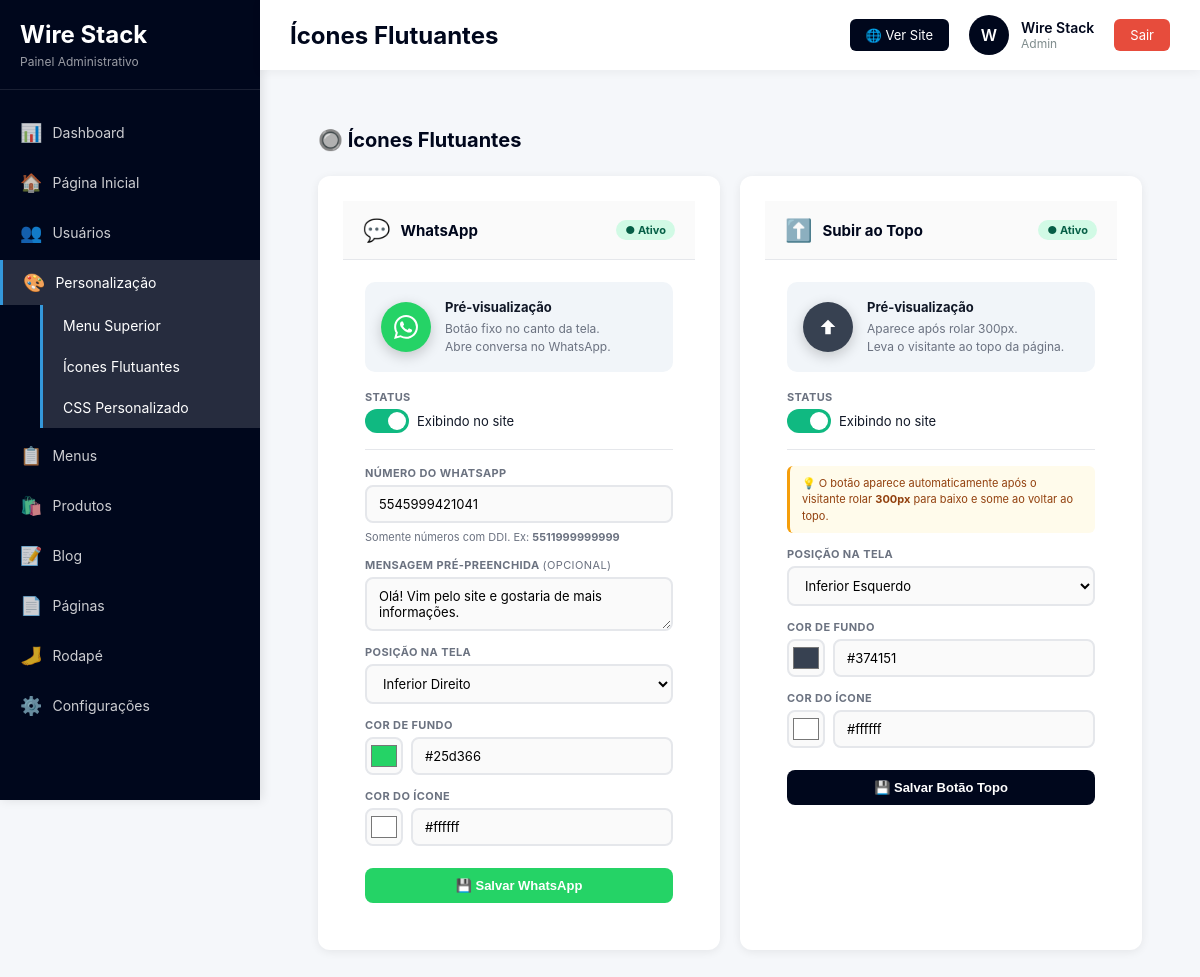
Screenshot of /admin/personalizacao/icones_flutuantes/index.php (signed in) with the database file from the repository.
### tables this page shows
CREATE TABLE IF NOT EXISTS `icones_flutuantes` (
  `id` int UNSIGNED NOT NULL AUTO_INCREMENT,
  `tipo` enum('whatsapp','topo') NOT NULL COMMENT 'Tipo fixo do ícone',
  `ativo` tinyint(1) NOT NULL DEFAULT '0' COMMENT '1 = exibe no site',
  `numero` varchar(30) DEFAULT NULL COMMENT 'Somente WhatsApp: número com DDI ex: 5511999999999',
  `mensagem` varchar(255) DEFAULT NULL COMMENT 'Somente WhatsApp: mensagem pré-preenchida (opcional)',
  `cor_fundo` varchar(7) NOT NULL DEFAULT '#25d366',
  `cor_icone` varchar(7) NOT NULL DEFAULT '#ffffff',
  `posicao` enum('bottom-right','bottom-left') NOT NULL DEFAULT 'bottom-right',
  `updated_at` timestamp NOT NULL DEFAULT CURRENT_TIMESTAMP ON UPDATE CURRENT_TIMESTAMP,
  PRIMARY KEY (`id`),
  UNIQUE KEY `uq_tipo` (`tipo`)
);

### admin/personalizacao/icones_flutuantes/index.php (the view, shortened to what this page needs)
<?php
$db    = getDB();
$db->exec("INSERT IGNORE INTO icones_flutuantes (tipo, ativo, numero, mensagem, cor_fundo, cor_icone, posicao)
           VALUES ('whatsapp', 0, '', 'Olá! Vim pelo site e gostaria de mais informações.', '#25d366', '#ffffff', 'bottom-right')");
$db->exec("INSERT IGNORE INTO icones_flutuantes (tipo, ativo, cor_fundo, cor_icone, posicao)
           VALUES ('topo', 0, '#374151', '#ffffff', 'bottom-right')");
$wa  = $db->query("SELECT * FROM icones_flutuantes WHERE tipo = 'whatsapp' LIMIT 1")->fetch();
$top = $db->query("SELECT * FROM icones_flutuantes WHERE tipo = 'topo'     LIMIT 1")->fetch();
include __DIR__ . '/../../includes/header.php';
include __DIR__ . '/../../includes/sidebar.php';
function hce($s){ return htmlspecialchars($s, ENT_QUOTES, 'UTF-8'); }
?>
<main class="content">
<div class="wrap">
    <div class="pg-header">
        <h2>🔘 Ícones Flutuantes</h2>
    </div>
    <div class="cards-row">
        <div class="card">
            <div class="card-hd">
                <div class="card-hd-left">
                    <span style="font-size:22px">💬</span>
                    <h3>WhatsApp</h3>
                </div>
                <span class="badge-status <?= $wa['ativo'] ? 'badge-on' : 'badge-off' ?>" id="badgeWa">
                    <?= $wa['ativo'] ? '● Ativo' : '○ Inativo' ?>
                </span>
            </div>
            <div class="card-body">
                <div class="preview-area">
                    <div class="preview-ball" id="waBall"
                         style="background:<?= hce($wa['cor_fundo']) ?>">
                        <svg xmlns="http://www.w3.org/2000/svg" viewBox="0 0 24 24"
                             id="waSvg"
                             style="width:24px;height:24px;fill:<?= hce($wa['cor_icone']) ?>">
                            <path d="M17.472 14.382c-.297-.149-1.758-.867-2.03-.967-.273-.099-.471-.148-.67.15-.197.297-.767.966-.94 1.164-.173.199-.347.223-.644.075-.297-.15-1.255-.463-2.39-1.475-.883-.788-1.48-1.761-1.653-2.059-.173-.297-.018-.458.13-.606.134-.133.298-.347.446-.52.149-.174.198-.298.298-.497.099-.198.05-.371-.025-.52-.075-.149-.669-1.612-.916-2.207-.242-.579-.487-.5-.669-.51-.173-.008-.371-.01-.57-.01-.198 0-.52.074-.792.372-.272.297-1.04 1.016-1.04 2.479 0 1.462 1.065 2.875 1.213 3.074.149.198 2.096 3.2 5.077 4.487.709.306 1.262.489 1.694.625.712.227 1.36.195 1.871.118.571-.085 1.758-.719 2.006-1.413.248-.694.248-1.289.173-1.413-.074-.124-.272-.198-.57-.347m-5.421 7.403h-.004a9.87 9.87 0 01-5.031-1.378l-.361-.214-3.741.982.998-3.648-.235-.374a9.86 9.86 0 01-1.51-5.26c.001-5.45 4.436-9.884 9.888-9.884 2.64 0 5.122 1.03 6.988 2.898a9.825 9.825 0 012.893 6.994c-.003 5.45-4.437 9.884-9.885 9.884m8.413-18.297A11.815 11.815 0 0012.05 0C5.495 0 .16 5.335.157 11.892c0 2.096.547 4.142 1.588 5.945L.057 24l6.305-1.654a11.882 11.882 0 005.683 1.448h.005c6.554 0 11.89-5.335 11.893-11.893a11.821 11.821 0 00-3.48-8.413z"/>
                        </svg>
                    </div>
                    <div class="preview-info">
                        <strong>Pré-visualização</strong>
                        Botão fixo no canto da tela.<br>Abre conversa no WhatsApp.
                    </div>
                </div>
                <form method="POST">
                    <div class="fg">
                        <label>Status</label>
                        <div class="toggle-wrap">
                            <label class="toggle">
                                <span class="slider"></span>
                            </label>
                            <span style="font-size:13px;color:var(--text)" id="togWaLabel">
                                <?= $wa['ativo'] ? 'Exibindo no site' : 'Oculto no site' ?>
                            </span>
                        </div>
                    </div>
                    <div class="divider"></div>
                    <div class="fg">
                        <label>Número do WhatsApp</label>
                        <input type="text" name="numero" class="fc"
                               value="<?= hce($wa['numero'] ?? '') ?>"
                               placeholder="5511999999999">
                        <span class="hint">Somente números com DDI. Ex: <strong>5511999999999</strong></span>
                    </div>
                    <div class="fg">
                        <label>Mensagem pré-preenchida <span style="font-weight:400">(opcional)</span></label>
                        <textarea name="mensagem" class="fc" rows="2"
                                  placeholder="Olá! Vim pelo site..."><?= hce($wa['mensagem'] ?? '') ?></textarea>
                    </div>
                    <div class="fg">
                        <label>Posição na tela</label>
                        <select name="posicao" class="fc">
                            <option value="bottom-right" <?= ($wa['posicao']==='bottom-right')?'selected':'' ?>>Inferior Direito</option>
                        </select>
                    </div>
                    <div class="fg">
                        <label>Cor de Fundo</label>
                        <div class="color-row">
                            <input type="color" id="waClrF" value="<?= hce($wa['cor_fundo']) ?>"
                                   oninput="syncClr('wa','F',this.value)">
                            <input type="text" id="waTxtF" name="cor_fundo" class="fc"
                                   value="<?= hce($wa['cor_fundo']) ?>" maxlength="7"
                                   oninput="syncTxt('wa','F',this.value)">
                        </div>
                    </div>
                    <div class="fg">
                        <label>Cor do Ícone</label>
                        <div class="color-row">
                            <input type="color" id="waClrI" value="<?= hce($wa['cor_icone']) ?>"
                                   oninput="syncClr('wa','I',this.value)">
                            <input type="text" id="waTxtI" name="cor_icone" class="fc"
                                   value="<?= hce($wa['cor_icone']) ?>" maxlength="7"
                                   oninput="syncTxt('wa','I',this.value)">
                        </div>
                    </div>
                    <button type="submit" class="btn btn-wa">💾 Salvar WhatsApp</button>
                </form>
            </div>
        </div>
        <div class="card">
            <div class="card-hd">
                <div class="card-hd-left">
                    <span style="font-size:22px">⬆️</span>
                    <h3>Subir ao Topo</h3>
                </div>
                <span class="badge-status <?= $top['ativo'] ? 'badge-on' : 'badge-off' ?>" id="badgeTopo">
                    <?= $top['ativo'] ? '● Ativo' : '○ Inativo' ?>
                </span>
            </div>
            <div class="card-body">
                <div class="preview-area">
                    <div class="preview-ball" id="topoBall"
                         style="background:<?= hce($top['cor_fundo']) ?>">
                        <svg xmlns="http://www.w3.org/2000/svg" viewBox="0 0 24 24"
                             id="topoSvg"
                             style="width:22px;height:22px;fill:<?= hce($top['cor_icone']) ?>">
                            <path d="M12 4l-8 8h5v8h6v-8h5z"/>
                        </svg>
                    </div>
                    <div class="preview-info">
                        <strong>Pré-visualização</strong>
                        Aparece após rolar 300px.<br>Leva o visitante ao topo da página.
                    </div>
                </div>
                <form method="POST">
                    <div class="fg">
                        <label>Status</label>
                        <div class="toggle-wrap">
                            <label class="toggle">
                                <span class="slider"></span>
                            </label>
                            <span style="font-size:13px;color:var(--text)" id="togTopoLabel">
                                <?= $top['ativo'] ? 'Exibindo no site' : 'Oculto no site' ?>
                            </span>
                        </div>
                    </div>
                    <div class="divider"></div>
                    <div class="tip">
                        💡 O botão aparece automaticamente após o visitante rolar <strong>300px</strong> para baixo e some ao voltar ao topo.
                    </div>
                    <div class="fg">
                        <label>Posição na tela</label>
                        <select name="posicao" class="fc">
                            <option value="bottom-left"  <?= ($top['posicao']==='bottom-left') ?'selected':'' ?>>Inferior Esquerdo</option>
                        </select>
                    </div>
                    <div class="fg">
                        <label>Cor de Fundo</label>
                        <div class="color-row">
                            <input type="color" id="topoClrF" value="<?= hce($top['cor_fundo']) ?>"
                                   oninput="syncClr('topo','F',this.value)">
                            <input type="text" id="topoTxtF" name="cor_fundo" class="fc"
                                   value="<?= hce($top['cor_fundo']) ?>" maxlength="7"
                                   oninput="syncTxt('topo','F',this.value)">
                        </div>
                    </div>
                    <div class="fg">
                        <label>Cor do Ícone</label>
                        <div class="color-row">
                            <input type="color" id="topoClrI" value="<?= hce($top['cor_icone']) ?>"
                                   oninput="syncClr('topo','I',this.value)">
                            <input type="text" id="topoTxtI" name="cor_icone" class="fc"
                                   value="<?= hce($top['cor_icone']) ?>" maxlength="7"
                                   oninput="syncTxt('topo','I',this.value)">
                        </div>
                    </div>
                    <button type="submit" class="btn btn-topo">💾 Salvar Botão Topo</button>
                </form>
            </div>
        </div>
    </div>
</div>
</main>
<?php include __DIR__ . '/../../includes/footer.php'; ?>

### admin/assets/css/dashboard.css (style rules this page uses)
* { margin: 0; padding: 0; box-sizing: border-box; }
body { font-family: -apple-system, BlinkMacSystemFont, 'Segoe UI', Roboto, Oxygen, Ubuntu, Cantarell, sans-serif; background: #f5f7fa; color: #333; }
.content { margin-left: 260px; margin-top: 70px; padding: 30px; min-height: calc(100vh - 70px); }
.card { background: white; padding: 25px; border-radius: 12px; box-shadow: 0 2px 10px rgba(0,0,0,0.05); transition: transform 0.3s, box-shadow 0.3s; }
.btn { display: inline-block; padding: 12px 24px; background: #00071c; color: white; text-decoration: none; border-radius: 8px; font-weight: 600; font-size: 14px; transition: all 0.3s; border: none; cursor: pointer; }

### admin/personalizacao/icones_flutuantes/index.php (style rules this page uses)
:root { --brand:#00071c;--accent:#4f6ef7;--accent-s:rgba(79,110,247,.1);--ok:#10b981;--err:#ef4444;--border:#e5e7eb;--card:#fff;--text:#111827;--muted:#6b7280;--r:12px;--sh:0 2px 10px rgba(0,0,0,.07) }
.wrap { padding:28px }
.pg-header { display:flex;justify-content:space-between;align-items:center;margin-bottom:24px;flex-wrap:wrap;gap:12px }
.pg-header h2 { font-size:20px;font-weight:700;color:var(--brand) }
.cards-row { display:grid;grid-template-columns:1fr 1fr;gap:20px }
.card { background:var(--card);border-radius:var(--r);box-shadow:var(--sh);overflow:hidden }
.card-hd { padding:16px 20px;border-bottom:1px solid var(--border);background:#fafafa;display:flex;align-items:center;justify-content:space-between;gap:12px }
.card-hd-left { display:flex;align-items:center;gap:10px }
.card-hd h3 { font-size:15px;font-weight:700;color:var(--brand);margin:0 }
.card-body { padding:22px }
.toggle-wrap { display:flex;align-items:center;gap:8px }
.toggle { position:relative;width:44px;height:24px;flex-shrink:0 }
.slider { position:absolute;inset:0;border-radius:24px;background:#d1d5db;cursor:pointer;transition:.3s }
.slider::before { content:'';position:absolute;width:18px;height:18px;left:3px;bottom:3px;background:#fff;border-radius:50%;transition:.3s }
.toggle input:checked + .slider { background:var(--ok) }
.toggle input:checked + .slider::before { transform:translateX(20px) }
.badge-status { font-size:11px;font-weight:700;padding:3px 9px;border-radius:20px }
.badge-on { background:#d1fae5;color:#065f46 }
.fg { display:flex;flex-direction:column;gap:5px;margin-bottom:14px }
.fg label { font-size:11px;font-weight:700;color:var(--muted);text-transform:uppercase;letter-spacing:.4px }
.fc { padding:9px 12px;border:2px solid var(--border);border-radius:8px;font-size:13px;font-family:inherit;background:#fafafa;transition:border-color .2s;width:100%;box-sizing:border-box }
.color-row { display:flex;align-items:center;gap:8px }
.color-row input[type=color] { width:38px;height:38px;border:2px solid var(--border);border-radius:8px;cursor:pointer;padding:2px;background:#fafafa;flex-shrink:0 }
.color-row input[type=text] { flex:1 }
.hint { font-size:11px;color:var(--muted);margin-top:2px }
.preview-area { display:flex;align-items:center;gap:14px;padding:16px;background:#f1f5f9;border-radius:10px;margin-bottom:18px }
.preview-ball { width:50px;height:50px;border-radius:50%;display:flex;align-items:center;justify-content:center;box-shadow:0 4px 14px rgba(0,0,0,.2);flex-shrink:0;transition:transform .2s;cursor:default }
.preview-info strong { display:block;font-size:13px;color:var(--text);margin-bottom:2px }
.preview-info { font-size:12px;color:var(--muted);line-height:1.5 }
.btn { display:inline-flex;align-items:center;justify-content:center;gap:5px;padding:10px 18px;border:none;border-radius:8px;font-size:13px;font-weight:600;cursor:pointer;text-decoration:none;transition:all .18s;width:100%;margin-top:8px }
.btn-wa { background:#25d366;color:#fff }
.btn-topo { background:var(--brand);color:#fff }
.divider { height:1px;background:var(--border);margin:16px 0 }
.tip { font-size:11px;color:#92400e;background:#fffbeb;border-left:3px solid #f59e0b;border-radius:6px;padding:9px 12px;margin-bottom:14px;line-height:1.5 }

### rows the page displays
icones_flutuantes: numero "5545999421041", mensagem "Olá! Vim pelo site e gostaria de mais informações.", posicao "Inferior Direito", cor_fundo "#25d366", cor_icone "#ffffff"
icones_flutuantes: posicao "Inferior Esquerdo", cor_fundo "#374151", cor_icone "#ffffff"

### other values shown
$page_title "Ícones Flutuantes"
substr($user_name, 0, 1) "W"
$user_name "Wire Stack"
$user_role "Admin"
